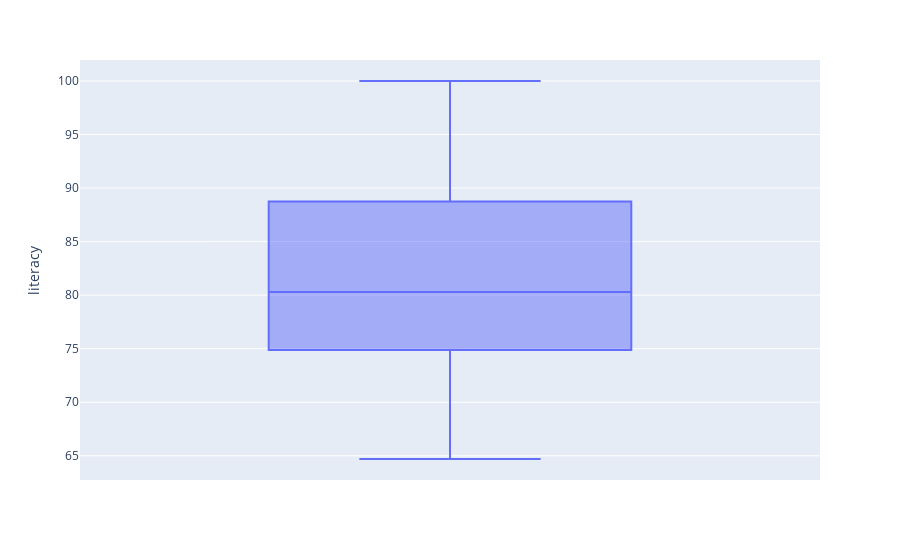

Notebook code cell kept with this figure:
### Code cell
fig = px.box(df, y="literacy")
fig.show()

### Figure 1 — Plotly figure (JSON) as saved in the notebook; plotly's stock layout.template omitted (floating-point values rounded to 4 significant figures)
{"data": [{"alignmentgroup": "True", "hovertemplate": "literacy=%{y}<extra></extra>", "legendgroup": "", "marker": {"color": "#636efa"}, "name": "", "notched": false, "offsetgroup": "", "orientation": "v", "showlegend": false, "type": "box", "x0": " ", "xaxis": "x", "y": [65.6, 79.9, 84.9, 64.7, 74.1, 88.9, 80.7, 77.3, 84.2, 67.3, 75.7, 94.6, 70.5, 80.3, 85.6, 91.4, 98.5, 93.8, 72.5, 79.4, 67.1, 86.2, 80.7, 67.4, 89.9, 68.2, 79, 79, 88.3, 89.1, 77.7, 88.3, 86.4, 76.4, 76.4, 95.7, 89.5, 74.6, 100], "y0": " ", "yaxis": "y"}], "layout": {"boxmode": "group", "legend": {"tracegroupgap": 0}, "margin": {"t": 60}, "xaxis": {"anchor": "y", "domain": [0, 1]}, "yaxis": {"anchor": "x", "domain": [0, 1], "title": {"text": "literacy"}}}}
